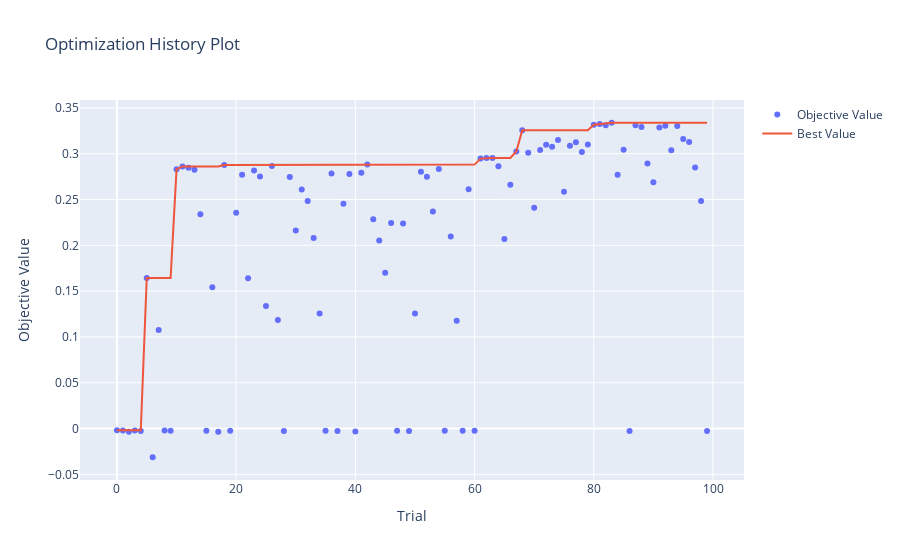

The notebook cell this image was saved under:
### Code cell
# Plot optimization history
plot_optimization_history(study)
